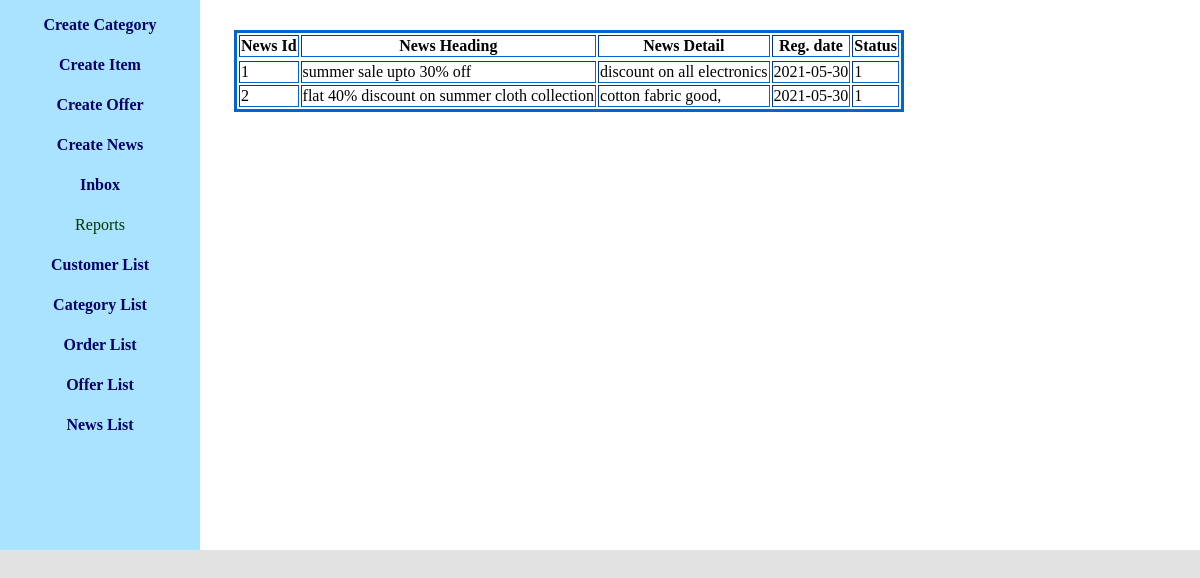
Page /displayNewsList.php (signed in) on the committed database.
### tables this page shows
CREATE TABLE IF NOT EXISTS `news_info` (
  `news_id` int(11) NOT NULL AUTO_INCREMENT,
  `news_heading` text NOT NULL,
  `news_detail` text NOT NULL,
  `reg_date` date NOT NULL,
  `news_status` int(11) NOT NULL COMMENT '0 and 1 for visible',
  PRIMARY KEY (`news_id`)
);

### displayNewsList.php (the view, shortened to what this page needs)
<?php @session_start();
if(isset($_SESSION["uname"]) && $_SESSION["uname"]=="mm")
{
?>
<div id="content">
<div id="adminContent">
<div id="leftMargin">
			<?php
              include("adminMenu.php");
            ?>
</div>
<div id="rightMargin">
            <div id="newsList">
            <?php
            include("dbConnect.php");
            $rsMsg=mysqli_query($con,"select news_id,news_heading,news_detail,reg_date,news_status from news_info order by news_id");
            echo("<table border='1'><tr><th>News Id</th><th>News Heading</th><th>News Detail</th><th>Reg. date</th><th>Status</th><tr>");
            while($row=mysqli_fetch_array($rsMsg))
            {
              echo("<tr>");
                echo("<td>");
                  echo($row["news_id"]);
				echo("</td>");
                echo("<td>");
                  echo($row["news_heading"]);
                echo("</td>");
                echo("<td>");
                  echo($row["news_detail"]);
                echo("</td>");
                echo("<td>");
                  echo($row["reg_date"]);
                echo("</td>");
                echo("<td>");
                  echo($row["news_status"]);
				echo("</td>");
              echo("</tr>");
            }
            echo("</table>");
            ?>
            </div>
</div>
</div>
</div>
<?php
}
else
{
  header("location:loginForm.php");
}
?>

### style/base.css (style rules this page uses)
#content { margin:0px auto; min-height:550px; background-color:white; border:0px solid brown; }

### style/base2.css (style rules this page uses)
#adminContent { min-height:inherit; background-color:white; }
#adminContent #leftMargin { display:table-cell; width:200px; background-color:#AAE3FF; min-height:inherit; display:inline-block; vertical-align:top; }
#adminContent #rightMargin { vertical-align:top; display:table-cell; width:790px; min-height:inherit; display:inline-block; border-top:0px solid #0CC; }
#newsList table { border:3px solid #06C; margin:30px; }

### rows in the picture
news_info: news_id "1", news_heading "summer sale upto 30% off", news_detail "discount on all electronics", reg_date "2021-05-30", news_status "1"
news_info: news_id "2", news_heading "flat 40% discount on summer cloth collection", news_detail "cotton fabric good,", reg_date "2021-05-30", news_status "1"
